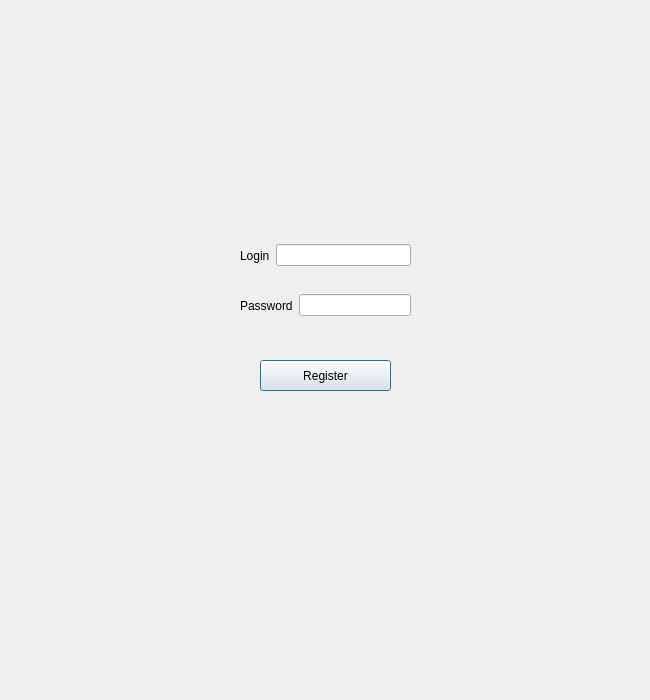
<?xml version="1.0" encoding="UTF-8"?>
<ui version="4.0">
 <class>RegistrationPage</class>
 <widget class="QDialog" name="RegistrationPage">
  <property name="geometry">
   <rect>
    <x>0</x>
    <y>0</y>
    <width>650</width>
    <height>700</height>
   </rect>
  </property>
  <property name="windowTitle">
   <string>Dialog</string>
  </property>
  <widget class="QPushButton" name="BtnRegister">
   <property name="geometry">
    <rect>
     <x>260</x>
     <y>360</y>
     <width>131</width>
     <height>31</height>
    </rect>
   </property>
   <property name="text">
    <string>Register</string>
   </property>
  </widget>
  <widget class="QWidget" name="layoutWidget">
   <property name="geometry">
    <rect>
     <x>240</x>
     <y>240</y>
     <width>171</width>
     <height>31</height>
    </rect>
   </property>
   <layout class="QHBoxLayout" name="horizontalLayout">
    <item>
     <widget class="QLabel" name="Login">
      <property name="text">
       <string>Login</string>
      </property>
     </widget>
    </item>
    <item>
     <widget class="QLineEdit" name="login"/>
    </item>
   </layout>
  </widget>
  <widget class="QWidget" name="layoutWidget">
   <property name="geometry">
    <rect>
     <x>240</x>
     <y>290</y>
     <width>171</width>
     <height>31</height>
    </rect>
   </property>
   <layout class="QHBoxLayout" name="horizontalLayout_2">
    <item>
     <widget class="QLabel" name="Password">
      <property name="text">
       <string>Password</string>
      </property>
     </widget>
    </item>
    <item>
     <widget class="QLineEdit" name="password">
      <property name="echoMode">
       <enum>QLineEdit::Password</enum>
      </property>
     </widget>
    </item>
   </layout>
  </widget>
 </widget>
 <resources/>
 <connections/>
</ui>
